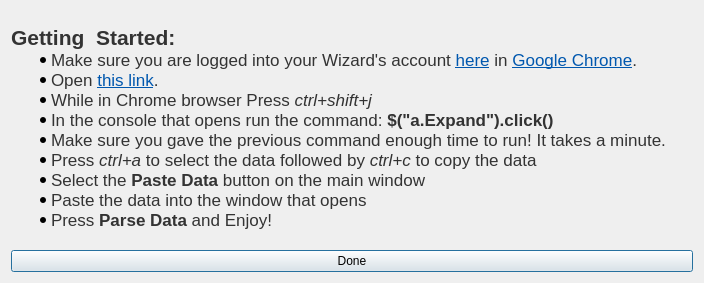
<?xml version="1.0" encoding="UTF-8"?>
<ui version="4.0">
 <class>Help</class>
 <widget class="QDialog" name="Help">
  <property name="geometry">
   <rect>
    <x>0</x>
    <y>0</y>
    <width>704</width>
    <height>283</height>
   </rect>
  </property>
  <property name="windowTitle">
   <string>Qute Help</string>
  </property>
  <layout class="QVBoxLayout" name="verticalLayout">
   <item>
    <widget class="QLabel" name="label">
     <property name="text">
      <string>&lt;!DOCTYPE HTML PUBLIC &quot;-//W3C//DTD HTML 4.0//EN&quot; &quot;http://www.w3.org/TR/REC-html40/strict.dtd&quot;&gt;
&lt;html&gt;&lt;head&gt;&lt;meta name=&quot;qrichtext&quot; content=&quot;1&quot; /&gt;&lt;style type=&quot;text/css&quot;&gt;
p, li { white-space: pre-wrap; }
&lt;/style&gt;&lt;/head&gt;&lt;body style=&quot; font-family:'Ubuntu'; font-size:13pt; font-weight:400; font-style:normal;&quot;&gt;
&lt;p style=&quot; margin-top:0px; margin-bottom:0px; margin-left:0px; margin-right:0px; -qt-block-indent:0; text-indent:0px;&quot;&gt;&lt;span style=&quot; font-family:'Helvetica Neue,Helvetica,Segoe UI,Arial,freesans,sans-serif'; font-size:16pt; font-weight:600; color:#333333;&quot;&gt;Getting  Started:&lt;/span&gt;&lt;/p&gt;
&lt;ul style=&quot;margin-top: 0px; margin-bottom: 0px; margin-left: 0px; margin-right: 0px; -qt-list-indent: 1;&quot;&gt;&lt;li style=&quot; font-family:'Helvetica Neue,Helvetica,Segoe UI,Arial,freesans,sans-serif'; color:#333333;&quot; style=&quot; margin-top:0px; margin-bottom:0px; margin-left:0px; margin-right:0px; -qt-block-indent:0; text-indent:0px;&quot;&gt;Make sure you are logged into your Wizard's account &lt;a href=&quot;http://www.wizards.com/magic/planeswalkerpoints&quot;&gt;&lt;span style=&quot; text-decoration: underline; color:#0057ae;&quot;&gt;here&lt;/span&gt;&lt;/a&gt; in &lt;a href=&quot;http://www.google.com/chrome/&quot;&gt;&lt;span style=&quot; text-decoration: underline; color:#0057ae;&quot;&gt;Google Chrome&lt;/span&gt;&lt;/a&gt;.&lt;/li&gt;
&lt;li style=&quot; font-family:'Helvetica Neue,Helvetica,Segoe UI,Arial,freesans,sans-serif'; color:#333333;&quot; style=&quot; margin-top:0px; margin-bottom:0px; margin-left:0px; margin-right:0px; -qt-block-indent:0; text-indent:0px;&quot;&gt;Open &lt;a href=&quot;https://www.wizards.com/Magic/PlaneswalkerPoints/History#type=EventsOnly&quot;&gt;&lt;span style=&quot; text-decoration: underline; color:#0057ae;&quot;&gt;this link&lt;/span&gt;&lt;/a&gt;.&lt;/li&gt;
&lt;li style=&quot; font-family:'Helvetica Neue,Helvetica,Segoe UI,Arial,freesans,sans-serif'; color:#333333;&quot; style=&quot; margin-top:0px; margin-bottom:0px; margin-left:0px; margin-right:0px; -qt-block-indent:0; text-indent:0px;&quot;&gt;While in Chrome browser Press &lt;span style=&quot; font-style:italic;&quot;&gt;ctrl+shift+j&lt;/span&gt;&lt;/li&gt;
&lt;li style=&quot; font-family:'Helvetica Neue,Helvetica,Segoe UI,Arial,freesans,sans-serif'; color:#333333;&quot; style=&quot; margin-top:0px; margin-bottom:0px; margin-left:0px; margin-right:0px; -qt-block-indent:0; text-indent:0px;&quot;&gt;In the console that opens run the command: &lt;span style=&quot; font-weight:600;&quot;&gt;$(&amp;quot;a.Expand&amp;quot;).click()&lt;/span&gt;&lt;/li&gt;
&lt;li style=&quot; font-family:'Helvetica Neue,Helvetica,Segoe UI,Arial,freesans,sans-serif'; color:#333333;&quot; style=&quot; margin-top:0px; margin-bottom:0px; margin-left:0px; margin-right:0px; -qt-block-indent:0; text-indent:0px;&quot;&gt;Make sure you gave the previous command enough time to run! It takes a minute.&lt;/li&gt;
&lt;li style=&quot; font-family:'Helvetica Neue,Helvetica,Segoe UI,Arial,freesans,sans-serif'; color:#333333;&quot; style=&quot; margin-top:0px; margin-bottom:0px; margin-left:0px; margin-right:0px; -qt-block-indent:0; text-indent:0px;&quot;&gt;Press &lt;span style=&quot; font-style:italic;&quot;&gt;ctrl+a&lt;/span&gt; to select the data followed by &lt;span style=&quot; font-style:italic;&quot;&gt;ctrl+c&lt;/span&gt; to copy the data&lt;/li&gt;
&lt;li style=&quot; font-family:'Helvetica Neue,Helvetica,Segoe UI,Arial,freesans,sans-serif'; color:#333333;&quot; style=&quot; margin-top:0px; margin-bottom:0px; margin-left:0px; margin-right:0px; -qt-block-indent:0; text-indent:0px;&quot;&gt;Select the &lt;span style=&quot; font-weight:600;&quot;&gt;Paste Data&lt;/span&gt; button on the main window&lt;/li&gt;
&lt;li style=&quot; font-family:'Helvetica Neue,Helvetica,Segoe UI,Arial,freesans,sans-serif'; color:#333333;&quot; style=&quot; margin-top:0px; margin-bottom:0px; margin-left:0px; margin-right:0px; -qt-block-indent:0; text-indent:0px;&quot;&gt;Paste the data into the window that opens&lt;/li&gt;
&lt;li style=&quot; font-family:'Helvetica Neue,Helvetica,Segoe UI,Arial,freesans,sans-serif'; color:#333333;&quot; style=&quot; margin-top:0px; margin-bottom:16px; margin-left:0px; margin-right:0px; -qt-block-indent:0; text-indent:0px;&quot;&gt;Press &lt;span style=&quot; font-weight:600;&quot;&gt;Parse Data&lt;/span&gt; and Enjoy!&lt;/li&gt;&lt;/ul&gt;&lt;/body&gt;&lt;/html&gt;</string>
     </property>
     <property name="openExternalLinks">
      <bool>true</bool>
     </property>
     <property name="textInteractionFlags">
      <set>Qt::LinksAccessibleByMouse|Qt::TextSelectableByMouse</set>
     </property>
    </widget>
   </item>
   <item>
    <widget class="QPushButton" name="closeButton">
     <property name="text">
      <string>Done</string>
     </property>
    </widget>
   </item>
  </layout>
 </widget>
 <resources/>
 <connections/>
</ui>
